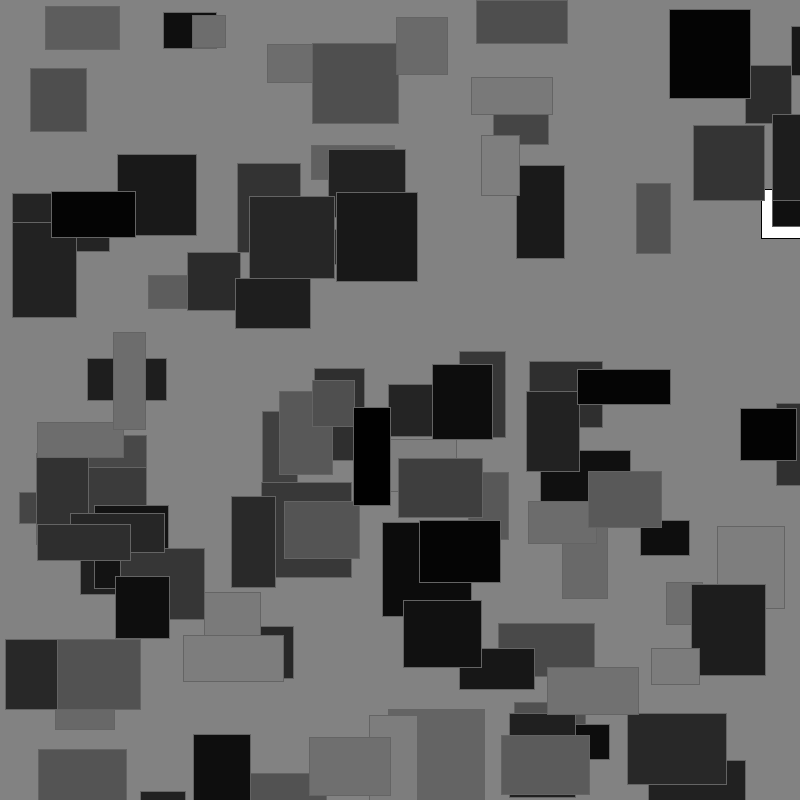
Frame 1 (no input)
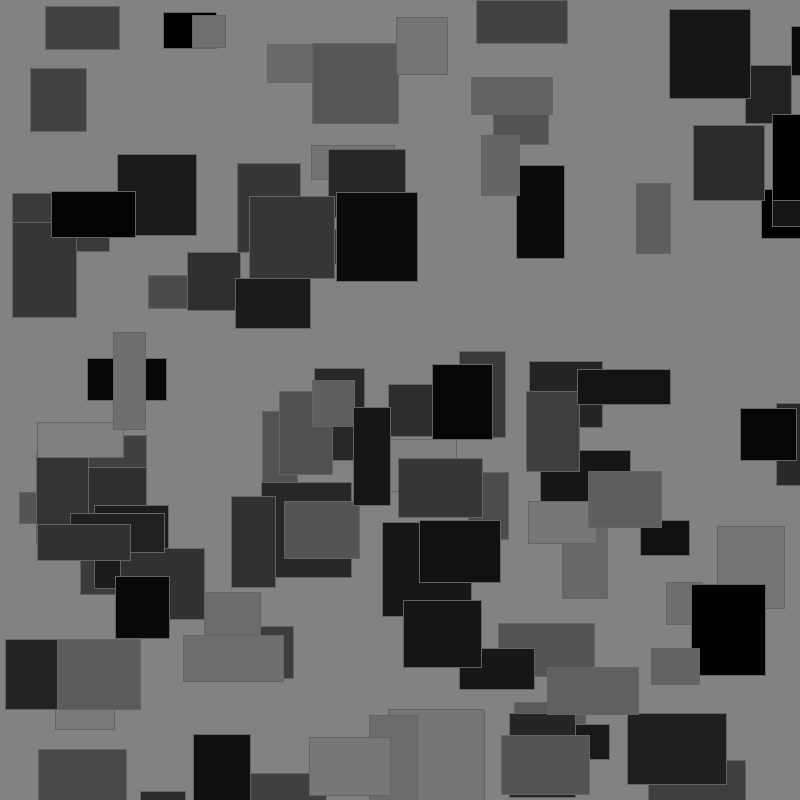
Frame 60 (the mouse pressed at the canvas centre just before this capture)
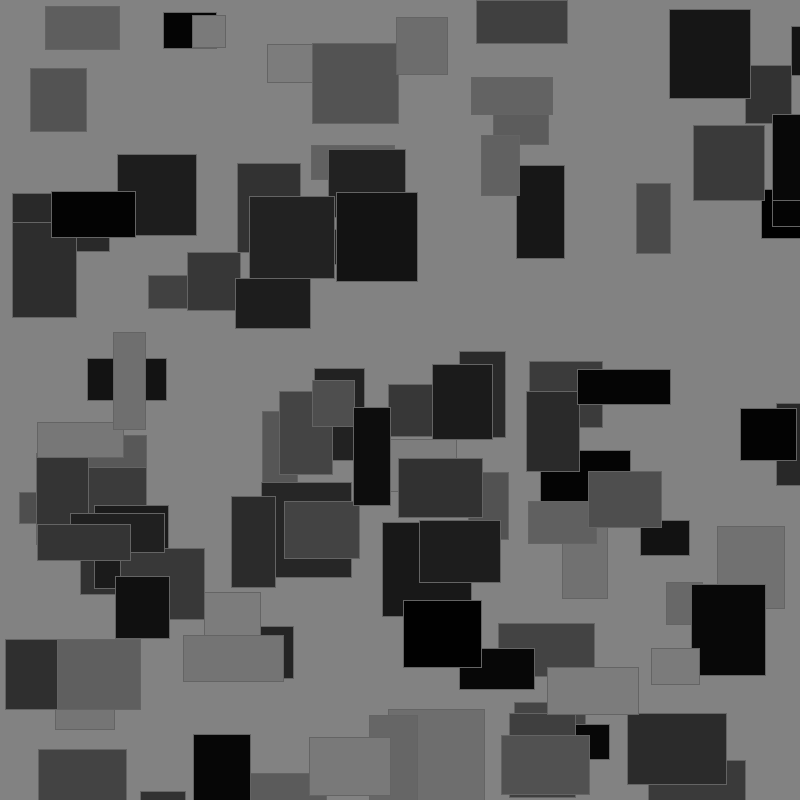
Frame 120 (the mouse held since frame 60 and released just before this capture)

The Processing sketch that drew these frames (run headless with seeded random() and noise(); from frame 60 on, the mouse is pressed at the canvas centre):

// Processing sketch: sketch_210928a
// ── sketch_210928a.pde
 square[]tinysquares;
int numOfSquare=100;

void setup() {
  size(800, 800);
  background(130);
  initiateData();
  frameRate(5);
}

void initiateData() {
  tinysquares = new square[numOfSquare];
  for (int i=0; i< tinysquares.length; i++) {
    float ll=random(30,100);
    float ss=random(30,100);
    tinysquares[i]= new square(random(0,800),random(0,800),ll,ss);
  }
}

void draw(){
  background(130);
  for (int i=0; i< tinysquares.length; i++) {
    tinysquares[i].display();
  }
}

void keyPressed() {
  if ( key =='r') {
    initiateData();
  }
}

// ── square.pde
class square {
  float ax, ay, l, s;
  float by=ay+s/2;

  square(float ax_, float ay_, float l_, float s_) {
    ax=ax_;
    ay=ay_;
    l=l_;
    s=s_;
  }

  void display() {
    rect(ax, ay, l, s);
    stroke(100);
    //if ( ax+l/2<400) {
    //  fill(50);
    //}
    //if ( ax+l/2>400) {
    //  fill(250);
    //}
      if (300 <=ax+(l/2) && ax+(l/2)<= 500) {
      fill(random(0,32));
    }
    if ((200<=ax+l/2&& ax+l/2<300)||(500<ax+l/2&& ax+l/2<=600)) {
      fill(random(32,64));
    }
    if ((100<=ax+l/2 && ax+l/2<200)||(600<ax+l/2 && ax+l/2<=700)) {
      fill(random(64,96));
    }
    if ((0<=ax+l/2 && ax+l/2<100)||(700<ax+l/2 && ax+l/2<=800)) {
      fill(random(96,128));
    }
  }
}
